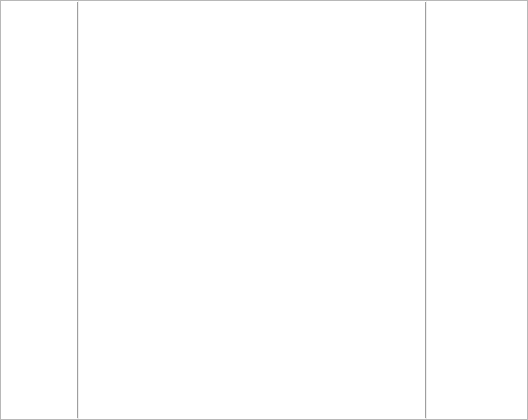
<ui version="4.0" >
 <class>HexDumpEdit</class>
 <widget class="QWidget" name="HexDumpEdit" >
  <property name="geometry" >
   <rect>
    <x>0</x>
    <y>0</y>
    <width>528</width>
    <height>420</height>
   </rect>
  </property>
  <property name="windowTitle" >
   <string>Form</string>
  </property>
  <layout class="QVBoxLayout" >
   <property name="spacing" >
    <number>0</number>
   </property>
   <property name="leftMargin" >
    <number>0</number>
   </property>
   <property name="topMargin" >
    <number>0</number>
   </property>
   <property name="rightMargin" >
    <number>0</number>
   </property>
   <property name="bottomMargin" >
    <number>0</number>
   </property>
   <item>
    <widget class="QFrame" name="frame" >
     <property name="frameShape" >
      <enum>QFrame::StyledPanel</enum>
     </property>
     <property name="frameShadow" >
      <enum>QFrame::Plain</enum>
     </property>
     <layout class="QHBoxLayout" >
      <property name="spacing" >
       <number>0</number>
      </property>
      <property name="leftMargin" >
       <number>0</number>
      </property>
      <property name="topMargin" >
       <number>0</number>
      </property>
      <property name="rightMargin" >
       <number>0</number>
      </property>
      <property name="bottomMargin" >
       <number>0</number>
      </property>
      <item>
       <widget class="QTextEdit" name="teOffset" >
        <property name="enabled" >
         <bool>true</bool>
        </property>
        <property name="sizePolicy" >
         <sizepolicy vsizetype="Expanding" hsizetype="Fixed" >
          <horstretch>1</horstretch>
          <verstretch>0</verstretch>
         </sizepolicy>
        </property>
        <property name="minimumSize" >
         <size>
          <width>75</width>
          <height>0</height>
         </size>
        </property>
        <property name="font" >
         <font>
          <family>Courier New</family>
         </font>
        </property>
        <property name="focusPolicy" >
         <enum>Qt::NoFocus</enum>
        </property>
        <property name="frameShape" >
         <enum>QFrame::NoFrame</enum>
        </property>
        <property name="frameShadow" >
         <enum>QFrame::Plain</enum>
        </property>
        <property name="verticalScrollBarPolicy" >
         <enum>Qt::ScrollBarAlwaysOff</enum>
        </property>
        <property name="horizontalScrollBarPolicy" >
         <enum>Qt::ScrollBarAlwaysOff</enum>
        </property>
        <property name="lineWrapMode" >
         <enum>QTextEdit::NoWrap</enum>
        </property>
        <property name="readOnly" >
         <bool>true</bool>
        </property>
       </widget>
      </item>
      <item>
       <widget class="Line" name="line" >
        <property name="frameShadow" >
         <enum>QFrame::Raised</enum>
        </property>
        <property name="orientation" >
         <enum>Qt::Vertical</enum>
        </property>
       </widget>
      </item>
      <item>
       <widget class="QTextEdit" name="teInput" >
        <property name="sizePolicy" >
         <sizepolicy vsizetype="Expanding" hsizetype="Expanding" >
          <horstretch>100</horstretch>
          <verstretch>0</verstretch>
         </sizepolicy>
        </property>
        <property name="font" >
         <font>
          <family>Courier New</family>
         </font>
        </property>
        <property name="frameShape" >
         <enum>QFrame::NoFrame</enum>
        </property>
        <property name="frameShadow" >
         <enum>QFrame::Plain</enum>
        </property>
        <property name="verticalScrollBarPolicy" >
         <enum>Qt::ScrollBarAlwaysOff</enum>
        </property>
        <property name="lineWrapMode" >
         <enum>QTextEdit::NoWrap</enum>
        </property>
        <property name="acceptRichText" >
         <bool>false</bool>
        </property>
       </widget>
      </item>
      <item>
       <widget class="Line" name="line_2" >
        <property name="frameShadow" >
         <enum>QFrame::Raised</enum>
        </property>
        <property name="orientation" >
         <enum>Qt::Vertical</enum>
        </property>
       </widget>
      </item>
      <item>
       <widget class="QTextEdit" name="teAscii" >
        <property name="enabled" >
         <bool>true</bool>
        </property>
        <property name="sizePolicy" >
         <sizepolicy vsizetype="Expanding" hsizetype="Fixed" >
          <horstretch>1</horstretch>
          <verstretch>0</verstretch>
         </sizepolicy>
        </property>
        <property name="minimumSize" >
         <size>
          <width>100</width>
          <height>0</height>
         </size>
        </property>
        <property name="font" >
         <font>
          <family>Courier New</family>
         </font>
        </property>
        <property name="focusPolicy" >
         <enum>Qt::NoFocus</enum>
        </property>
        <property name="frameShape" >
         <enum>QFrame::NoFrame</enum>
        </property>
        <property name="frameShadow" >
         <enum>QFrame::Plain</enum>
        </property>
        <property name="horizontalScrollBarPolicy" >
         <enum>Qt::ScrollBarAlwaysOff</enum>
        </property>
        <property name="lineWrapMode" >
         <enum>QTextEdit::NoWrap</enum>
        </property>
        <property name="readOnly" >
         <bool>true</bool>
        </property>
       </widget>
      </item>
     </layout>
    </widget>
   </item>
  </layout>
 </widget>
 <resources/>
 <connections/>
</ui>
